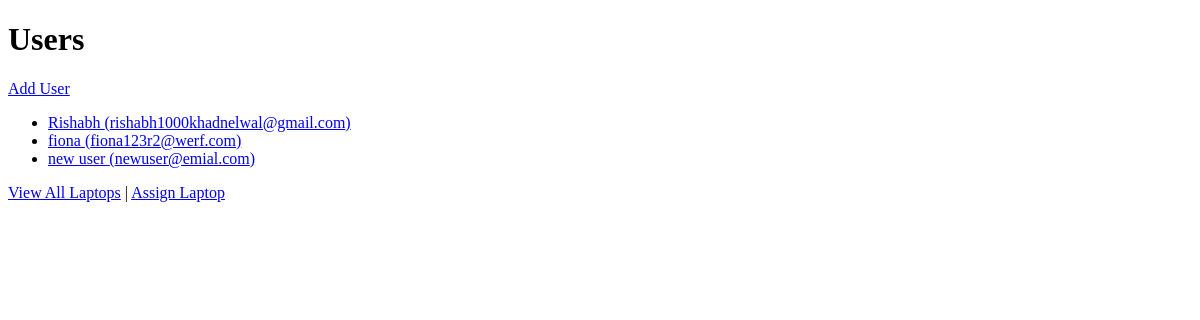
Before: / with the older database file.
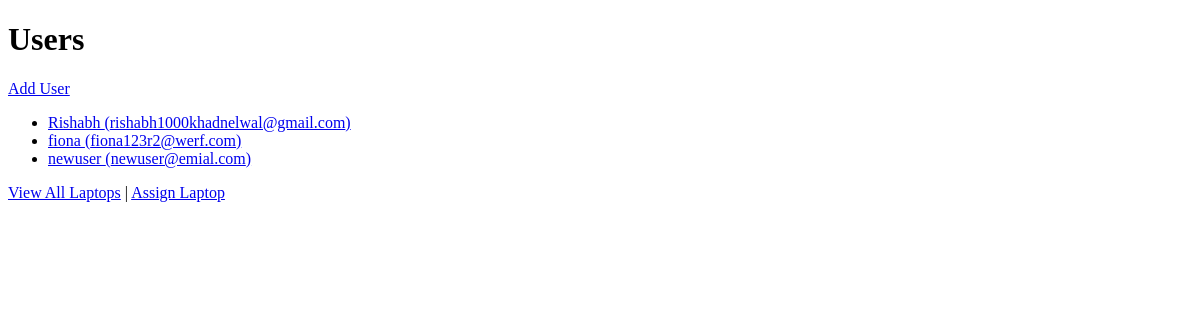
After: the same page with the newer database file.
### db/database.py (models this page shows)
class User(Base):
    __tablename__ = "users"
    id = Column(Integer, primary_key=True, index=True)
    name = Column(String, nullable=False)
    email = Column(String, unique=True, index=True, nullable=False)
    assignments = relationship("LaptopAssignment", cascade="all, delete-orphan", backref="user")

### app/main.py (the view)
@app.route("/")
def index():
    users = get_all_users()
    return render_template("index.html", users=users)

### db/crud.py (called while the page is built)
def get_all_users() -> List[User]:
    session = SessionLocal()
    users = session.query(User).all()
    session.close()
    return users

### app/templates/index.html (shortened to what this page needs)
<!DOCTYPE html>
<html>
<head>
</head>
<body>
    <h1>Users</h1>
    <a href="{{ url_for('add_user') }}">Add User</a>
    <ul>
        {% for user in users %}
            <li>
                <a href="{{ url_for('user_detail', user_id=user.id) }}">{{ user.name }} ({{ user.email }})</a>
            </li>
        {% else %}
            <li>No users found.</li>
        {% endfor %}
    </ul>
    <a href="{{ url_for('list_laptops') }}">View All Laptops</a> |
    <a href="{{ url_for('assign_laptop') }}">Assign Laptop</a>
</body>
</html>

Changed rows visible on the page:
changed User "newuser@emial.com": name "new user" → "newuser"
